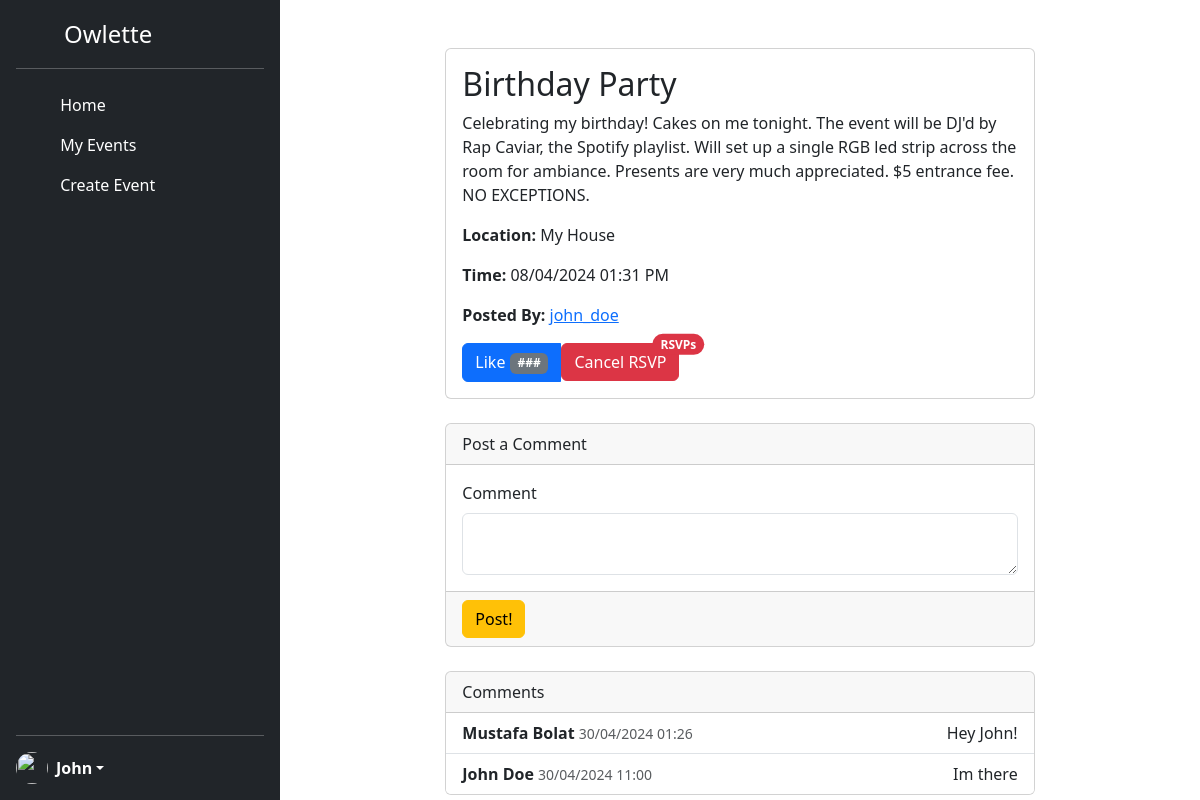
The app's page /eventview/1 (signed in) with its own data.
### models.py (models this page shows, shortened)
class User(db.Model, UserMixin):
    __tablename__ = 'user'
    userid = db.Column(db.Integer,
                   primary_key=True)
    username = db.Column(db.String(40),
                         nullable=False,
                         unique=True)
    email = db.Column(db.String(40),
                      unique=True,
                      nullable=False)
    password = db.Column(db.String(200),
                         unique=False,
                         nullable=False)
    firstname = db.Column(db.String(40),
                         nullable=False)
    lastname = db.Column(db.String(40),
                         nullable=False)
    bio = db.Column(db.String(255),
                         nullable=True)
    created_at = db.Column(db.DateTime,
                           nullable=False,
                           default=datetime.now(pytz.timezone('US/Eastern')))
    ismod = db.Column(db.Boolean,
                           default=False)
    posts = db.relationship('Event', backref='author', lazy='dynamic')

class Event(db.Model):
    __tablename__ = 'event'
    eventID = db.Column(db.Integer, primary_key=True)
    userID = db.Column(db.Integer, db.ForeignKey('user.userid'))
    title = db.Column(db.String(80))
    status = db.Column(db.String(80), default='active')
    description = db.Column(db.String(1000))
    eventTime = db.Column(db.DateTime)
    location = db.Column(db.String(80))
    flairone_id = db.Column(db.Integer, db.ForeignKey('flair.flairID'))
    flairtwo_id = db.Column(db.Integer, db.ForeignKey('flair.flairID'))
    flarirthree_id = db.Column(db.Integer, db.ForeignKey('flair.flairID'))
    flairone = db.relationship('Flair', foreign_keys=[flairone_id])
    flairtwo = db.relationship('Flair', foreign_keys=[flairtwo_id])
    flarirthree = db.relationship('Flair', foreign_keys=[flarirthree_id])
    comments = db.relationship('Comment', backref='comments', lazy='dynamic')
    op = db.relationship('User', backref='op', lazy='joined')

class Comment(db.Model):
     __tablename__ = 'comment'
     commentID = db.Column(db.Integer, primary_key=True)
     userID = db.Column(db.Integer, db.ForeignKey('user.userid'))
     eventID = db.Column(db.Integer, db.ForeignKey('event.eventID'))
     message = db.Column(db.String(255))
     timestamp = db.Column(db.DateTime, default=datetime.now(pytz.timezone('US/Eastern')))
     author = db.Relationship('User', backref='author', lazy='joined')

### app.py (the view, shortened to what this page needs)
@app.route('/eventview/<int:eventID>', methods=['GET','POST'])
@login_required
def eventdetailview(eventID):
    form = commentForm(request.form)
    rsvp_count = RSVP.query.filter_by(eventID=eventID).count()
    singleEvent = Event.query.get(eventID)
    flairName = singleEvent.flairone.name if singleEvent.flairone else "None"  # Retrieve the flairs for the event
    user_has_rsvped = RSVP.query.filter_by(userID=current_user.userid, eventID=eventID).first() is not None
    return render_template("eventdetailview.html", singleEvent=singleEvent, flairName=flairName,
                user_has_rsvped=user_has_rsvped, form=form)

### forms.py
class commentForm(FlaskForm):
    message = TextAreaField('Comment', validators=[DataRequired(), Length(max=255)])
    submit = SubmitField(label='Post!')

### app.py (called while the page is built)
@login_manager.user_loader
def load_user(userid):
    return User.query.get(int(userid))

### templates/eventdetailview.html (shortened to what this page needs)
{% extends "base.html" %}
{% block content %}
<div class="container">
    <div class="row">
      <div class="col-md-8 mx-auto mt-5">
        <div class="card">
          <div class="card-body">
            <h2 class="card-title">{{singleEvent.title}}</h2>
            <p class="card-text">{{singleEvent.description}}</p>
            <p class="card-text"><strong>Location:</strong> {{singleEvent.location}}</p>
            <p class="card-text"><strong>Time:</strong> {{singleEvent.eventTime.strftime(' %d/%m/%Y %I:%M %p')}}</p>
            <p class="card-text"><strong>Posted By:</strong> <a href='{{url_for('profileView', userid=singleEvent.op.userid)}}'>{{singleEvent.op.username}}</a></p>
            <div class="btn-group" role="group" aria-label="Event Actions">
              <button type="button" class="btn btn-primary">
                Like <span class="badge text-bg-secondary">###</span>
              </button>
              <form action="{{ url_for('rsvp_to_event', event_id=singleEvent.eventID) }}" method="post">
                {% if user_has_rsvped %}
                <button type="submit" class="btn btn-danger position-relative" data-bs-toggle="tooltip" data-bs-placement="top" title="Attendance Count">
                    Cancel RSVP
                    <span class="position-absolute top-0 start-100 translate-middle badge rounded-pill bg-danger">
                        <span class="attendee-text">RSVPs</span>
                    </span>
                </button>
                {% endif %}
            </form>
            </div>
          </div>
        </div>
        <div class="card mt-4">
          <div class="card-header">
              <div class="col-auto me-auto">Post a Comment</div>
          </div>
          <div class='card-body'>
              <form method="POST">
                {{ form.message.label(class="form-label") }}
                {{ form.message(class="form-control")  }}
          </div>
          <div class='card-footer'>
            {{ form.submit(class="btn btn-warning") }}
          </div>
        </div>
        <div class="card mt-4">
          <div class="card-header">
            Comments
          </div>
          <ul class="list-group list-group-flush">
            {% for comment in singleEvent.comments%}
            <li class="list-group-item">
              <div class="d-flex justify-content-between">
                <div>
                  <strong>{{comment.author.firstname}} {{comment.author.lastname}}</strong>
                  <small class="text-muted">{{ comment.timestamp.strftime(' %d/%m/%Y %H:%M ') }}</small>
                </div>
                <div>
                  <span>{{comment.message}}</span>
                </div>
              </div>
            </li>
            {% endfor %}
          </ul>
        </div>
      </div>
    </div>
  </div>
{% endblock %}

### templates/base.html (shortened to what this page needs)
<!DOCTYPE html>
<lang="en">
<head>
    <link rel="stylesheet" href="{{ url_for('static', filename='style.css') }}">
    <link href="https://cdn.jsdelivr.net/npm/bootstrap@5.3.3/dist/css/bootstrap.min.css" rel="stylesheet">
    <link href="https://cdn.jsdelivr.net/npm/bootstrap@5.3.3/dist/css/bootstrap.min.css" rel="stylesheet">
</head>
<body>
<div class="d-flex flex-row" style="">
  <div class="d-flex flex-column flex-shrink-0 p-3 text-white bg-dark" style="width: 280px; height: 100vh">
      <a href="/" class="d-flex align-items-center mb-3 mb-md-0 me-md-auto text-white text-decoration-none">
        <svg class="bi me-2" width="40" height="32"><use xlink:href="LOGO"/></svg>
        <span class="fs-4">Owlette</span>
      </a>
      <hr>
      <ul class="nav nav-pills flex-column mb-auto">
        <li class="nav-item">
          <a href="{{url_for('home')}}" class="nav-link text-white {{ 'active' if request.path == '/home' else '' }}"
          aria-current="page">
            <svg class="bi me-2" width="16" height="16"><use xlink:href="#home"/></svg>
            Home
          </a>
        </li>
       <li>
          <a href="{{url_for('myevents')}}" class="nav-link text-white {{ 'active' if request.path == '/myevents' else '' }}"
          aria-current="page">
            <svg class="bi me-2" width="16" height="16"><use xlink:href="#speedometer2"/></svg>
            My Events
          </a>
        </li>
        <li>
          <a href="{{url_for('create_event')}}" class="nav-link text-white {{ 'active' if request.path == '/create-event' else '' }}"
          aria-current="page">
            <svg class="bi me-2" width="16" height="16"><use xlink:href="#table"/></svg>
            Create Event
          </a>
        </li>
      </ul>
      <hr>
      <div class="dropdown">
        <a href="{{ url_for('profileView', userid=current_user.userid) }}" class="d-flex align-items-center text-white text-decoration-none dropdown-toggle" role="button" id="dropdownUser1" data-bs-toggle="dropdown" aria-haspopup="true" aria-expanded="false">
        <img src="https://github.com/mdo.png" alt="" width="32" height="32" class="rounded-circle me-2">
          {% if current_user.is_authenticated %}
            <strong>
                {{ current_user.firstname }}
            </strong>
          {% else %}
            <strong>
                User
            </strong>
          {% endif %}
        </a>
      </div>
  </div>
  {% block content %}
  {% endblock %}
</div>
</body>
</html>

### records on screen
User: firstname "John", op.username "john_doe"
Event: title "Birthday Party", description "Celebrating my birthday! Cakes on me tonight. The event will be DJ'd by Rap Caviar, the Spotify playlist. Will set up a single RGB led strip across the room for ambiance. Presents are very much appreciated. $5 entrance fee. NO EXCEPTIONS.", location "My House", eventTime "08/04/2024 01:31 PM"
Comment: author.firstname "Mustafa", author.lastname "Bolat", timestamp "30/04/2024 01:26", message "Hey John!"
Comment: author.firstname "John", author.lastname "Doe", timestamp "30/04/2024 11:00", message "Im there"
